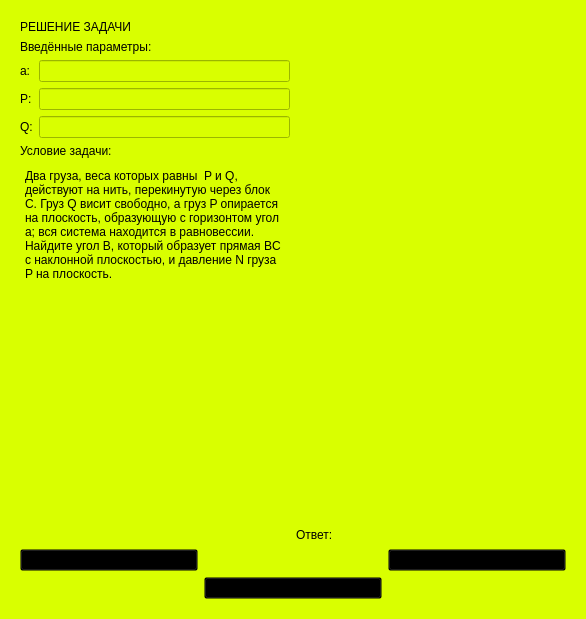
<?xml version="1.0" encoding="UTF-8"?>
<ui version="4.0">
 <class>mmCSGO</class>
 <widget class="QWidget" name="mmCSGO">
  <property name="geometry">
   <rect>
    <x>0</x>
    <y>0</y>
    <width>586</width>
    <height>619</height>
   </rect>
  </property>
  <property name="windowTitle">
   <string>Form</string>
  </property>
  <property name="styleSheet">
   <string notr="true">background: #d9ff00;
background: linear-gradient(90deg, rgba(217, 255, 0, 1) 0%, rgba(87, 199, 133, 1) 100%, rgba(247, 171, 7, 1) 100%);</string>
  </property>
  <layout class="QGridLayout" name="gridLayout">
   <item row="0" column="0">
    <widget class="QStackedWidget" name="stackedWidget">
     <property name="sizePolicy">
      <sizepolicy hsizetype="Preferred" vsizetype="Preferred">
       <horstretch>0</horstretch>
       <verstretch>0</verstretch>
      </sizepolicy>
     </property>
     <property name="styleSheet">
      <string notr="true">background: #d9ff00;
background: linear-gradient(90deg, rgba(217, 255, 0, 1) 0%, rgba(87, 199, 133, 1) 100%, rgba(247, 171, 7, 1) 100%);</string>
     </property>
     <property name="currentIndex">
      <number>2</number>
     </property>
     <widget class="QWidget" name="Main">
      <layout class="QGridLayout" name="gridLayout_3">
       <item row="0" column="0">
        <layout class="QGridLayout" name="Main_gridLayout_2">
         <item row="2" column="1">
          <widget class="QPushButton" name="Main_pushButton_Info">
           <property name="font">
            <font>
             <family>Counter-Strike</family>
             <pointsize>24</pointsize>
            </font>
           </property>
           <property name="cursor">
            <cursorShape>CrossCursor</cursorShape>
           </property>
           <property name="styleSheet">
            <string notr="true">background: transparent</string>
           </property>
           <property name="text">
            <string>ИНФО</string>
           </property>
          </widget>
         </item>
         <item row="1" column="1">
          <widget class="QPushButton" name="Main_pushButton_Start">
           <property name="sizePolicy">
            <sizepolicy hsizetype="Minimum" vsizetype="Fixed">
             <horstretch>0</horstretch>
             <verstretch>0</verstretch>
            </sizepolicy>
           </property>
           <property name="font">
            <font>
             <family>Counter-Strike</family>
             <pointsize>24</pointsize>
            </font>
           </property>
           <property name="cursor">
            <cursorShape>CrossCursor</cursorShape>
           </property>
           <property name="styleSheet">
            <string notr="true">background: transparent</string>
           </property>
           <property name="text">
            <string>НАЧАТЬ</string>
           </property>
          </widget>
         </item>
         <item row="3" column="1">
          <widget class="QPushButton" name="Main_pushButton_Exit">
           <property name="font">
            <font>
             <family>Counter-Strike</family>
             <pointsize>24</pointsize>
            </font>
           </property>
           <property name="cursor">
            <cursorShape>CrossCursor</cursorShape>
           </property>
           <property name="styleSheet">
            <string notr="true">background: transparent</string>
           </property>
           <property name="text">
            <string>ВЫХОД</string>
           </property>
          </widget>
         </item>
         <item row="0" column="1">
          <widget class="QLabel" name="Main_Label_mmCSGO">
           <property name="maximumSize">
            <size>
             <width>16777215</width>
             <height>200</height>
            </size>
           </property>
           <property name="font">
            <font>
             <family>Counter-Strike</family>
             <pointsize>64</pointsize>
            </font>
           </property>
           <property name="cursor">
            <cursorShape>ArrowCursor</cursorShape>
           </property>
           <property name="styleSheet">
            <string notr="true">background: transparent</string>
           </property>
           <property name="text">
            <string>mmCS:GO</string>
           </property>
           <property name="alignment">
            <set>Qt::AlignmentFlag::AlignCenter</set>
           </property>
          </widget>
         </item>
         <item row="1" column="0">
          <spacer name="Main_horizontalSpacer">
           <property name="orientation">
            <enum>Qt::Orientation::Horizontal</enum>
           </property>
           <property name="sizeType">
            <enum>QSizePolicy::Policy::Preferred</enum>
           </property>
           <property name="sizeHint" stdset="0">
            <size>
             <width>40</width>
             <height>20</height>
            </size>
           </property>
          </spacer>
         </item>
         <item row="1" column="2">
          <spacer name="Main_horizontalSpacer_2">
           <property name="orientation">
            <enum>Qt::Orientation::Horizontal</enum>
           </property>
           <property name="sizeType">
            <enum>QSizePolicy::Policy::Preferred</enum>
           </property>
           <property name="sizeHint" stdset="0">
            <size>
             <width>40</width>
             <height>20</height>
            </size>
           </property>
          </spacer>
         </item>
        </layout>
       </item>
      </layout>
     </widget>
     <widget class="QWidget" name="Plan">
      <layout class="QGridLayout" name="gridLayout_4">
       <item row="0" column="0">
        <layout class="QVBoxLayout" name="Plan_verticalLayout_3">
         <item>
          <layout class="QHBoxLayout" name="Plan_horizontalLayout_4">
           <item>
            <layout class="QVBoxLayout" name="Plan_verticalLayout_2">
             <item>
              <widget class="QLabel" name="Plan_Label_Plan">
               <property name="text">
                <string>ПЛАН ЗАДАЧИ</string>
               </property>
              </widget>
             </item>
             <item>
              <widget class="QLabel" name="Plan_Label_Parameters">
               <property name="text">
                <string>Введите параметры:</string>
               </property>
              </widget>
             </item>
             <item>
              <layout class="QFormLayout" name="Plan_formLayout">
               <item row="0" column="0">
                <widget class="QLabel" name="Plan_label_a">
                 <property name="text">
                  <string>a:</string>
                 </property>
                </widget>
               </item>
               <item row="0" column="1">
                <widget class="QLineEdit" name="Plan_lineEdit_a">
                 <property name="frame">
                  <bool>false</bool>
                 </property>
                </widget>
               </item>
               <item row="1" column="0">
                <widget class="QLabel" name="Plan_label_p">
                 <property name="text">
                  <string>P:</string>
                 </property>
                </widget>
               </item>
               <item row="1" column="1">
                <widget class="QLineEdit" name="Plan_lineEdit_p">
                 <property name="minimumSize">
                  <size>
                   <width>302</width>
                   <height>18</height>
                  </size>
                 </property>
                 <property name="frame">
                  <bool>false</bool>
                 </property>
                </widget>
               </item>
               <item row="2" column="0">
                <widget class="QLabel" name="Plan_label_q">
                 <property name="text">
                  <string>Q:</string>
                 </property>
                </widget>
               </item>
               <item row="2" column="1">
                <widget class="QLineEdit" name="Plan_lineEdit_q">
                 <property name="frame">
                  <bool>false</bool>
                 </property>
                </widget>
               </item>
              </layout>
             </item>
             <item>
              <widget class="QLabel" name="Plan_Label_Problem">
               <property name="text">
                <string>Значения параметра a допускаются в пределах от 0 до 90.</string>
               </property>
              </widget>
             </item>
             <item>
              <layout class="QHBoxLayout" name="Plan_horizontalLayout_5">
               <item>
                <widget class="QPushButton" name="Plan_pushButton_Standart">
                 <property name="text">
                  <string>Стандартные значения</string>
                 </property>
                </widget>
               </item>
               <item>
                <widget class="QPushButton" name="Plan_pushButton_Random">
                 <property name="text">
                  <string>Сгенерировать значения</string>
                 </property>
                </widget>
               </item>
              </layout>
             </item>
            </layout>
           </item>
           <item>
            <spacer name="Plan_horizontalSpacer_8">
             <property name="orientation">
              <enum>Qt::Orientation::Horizontal</enum>
             </property>
             <property name="sizeHint" stdset="0">
              <size>
               <width>40</width>
               <height>20</height>
              </size>
             </property>
            </spacer>
           </item>
          </layout>
         </item>
         <item>
          <spacer name="Plan_verticalSpacer">
           <property name="orientation">
            <enum>Qt::Orientation::Vertical</enum>
           </property>
           <property name="sizeHint" stdset="0">
            <size>
             <width>20</width>
             <height>40</height>
            </size>
           </property>
          </spacer>
         </item>
         <item>
          <layout class="QGridLayout" name="Plan_gridLayout_8">
           <item row="1" column="0">
            <spacer name="Plan_horizontalSpacer_5">
             <property name="orientation">
              <enum>Qt::Orientation::Horizontal</enum>
             </property>
             <property name="sizeHint" stdset="0">
              <size>
               <width>40</width>
               <height>20</height>
              </size>
             </property>
            </spacer>
           </item>
           <item row="1" column="2">
            <spacer name="Plan_horizontalSpacer_6">
             <property name="orientation">
              <enum>Qt::Orientation::Horizontal</enum>
             </property>
             <property name="sizeHint" stdset="0">
              <size>
               <width>40</width>
               <height>20</height>
              </size>
             </property>
            </spacer>
           </item>
           <item row="1" column="1">
            <widget class="QPushButton" name="Plan_pushButton_Info">
             <property name="text">
              <string>ИНФО</string>
             </property>
            </widget>
           </item>
           <item row="0" column="1">
            <spacer name="Plan_horizontalSpacer_7">
             <property name="orientation">
              <enum>Qt::Orientation::Horizontal</enum>
             </property>
             <property name="sizeHint" stdset="0">
              <size>
               <width>40</width>
               <height>20</height>
              </size>
             </property>
            </spacer>
           </item>
           <item row="0" column="0">
            <widget class="QPushButton" name="Plan_pushButton_Back">
             <property name="text">
              <string>НАЗАД</string>
             </property>
            </widget>
           </item>
           <item row="0" column="2">
            <widget class="QPushButton" name="Plan_pushButton_Next">
             <property name="text">
              <string>ДАЛЕЕ</string>
             </property>
            </widget>
           </item>
          </layout>
         </item>
        </layout>
       </item>
      </layout>
     </widget>
     <widget class="QWidget" name="Decision">
      <layout class="QGridLayout" name="gridLayout_9">
       <item row="0" column="0">
        <layout class="QGridLayout" name="Decision_gridLayout_7">
         <item row="0" column="0">
          <layout class="QVBoxLayout" name="Desicion_verticalLayout_4">
           <item>
            <layout class="QHBoxLayout" name="Desion_horizontalLayout_6" stretch="0,0">
             <property name="spacing">
              <number>6</number>
             </property>
             <property name="sizeConstraint">
              <enum>QLayout::SizeConstraint::SetMaximumSize</enum>
             </property>
             <item>
              <layout class="QVBoxLayout" name="Desion_verticalLayout_5">
               <item>
                <widget class="QLabel" name="Decision_Label_Decision">
                 <property name="text">
                  <string>РЕШЕНИЕ ЗАДАЧИ</string>
                 </property>
                </widget>
               </item>
               <item>
                <layout class="QVBoxLayout" name="Desion_verticalLayout_6">
                 <item>
                  <widget class="QLabel" name="Decision_Label_Parameters">
                   <property name="text">
                    <string>Введённые параметры:</string>
                   </property>
                  </widget>
                 </item>
                 <item>
                  <layout class="QFormLayout" name="Desicion_formLayout_2">
                   <item row="0" column="0">
                    <widget class="QLabel" name="Desicion_aLabel">
                     <property name="text">
                      <string>a:</string>
                     </property>
                    </widget>
                   </item>
                   <item row="0" column="1">
                    <widget class="QLineEdit" name="Desicion_aLineEdit"/>
                   </item>
                   <item row="1" column="0">
                    <widget class="QLabel" name="Desicion_pLabel">
                     <property name="text">
                      <string>P:</string>
                     </property>
                    </widget>
                   </item>
                   <item row="1" column="1">
                    <widget class="QLineEdit" name="Desicion_pLineEdit"/>
                   </item>
                   <item row="2" column="0">
                    <widget class="QLabel" name="Desicion_qLabel">
                     <property name="text">
                      <string>Q:</string>
                     </property>
                    </widget>
                   </item>
                   <item row="2" column="1">
                    <widget class="QLineEdit" name="Desicion_qLineEdit"/>
                   </item>
                  </layout>
                 </item>
                </layout>
               </item>
               <item>
                <widget class="QLabel" name="Decision_Label_Task">
                 <property name="text">
                  <string>Условие задачи:</string>
                 </property>
                </widget>
               </item>
               <item>
                <widget class="QTextBrowser" name="Decision_textBrowser_Task">
                 <property name="sizePolicy">
                  <sizepolicy hsizetype="Minimum" vsizetype="Expanding">
                   <horstretch>0</horstretch>
                   <verstretch>0</verstretch>
                  </sizepolicy>
                 </property>
                 <property name="maximumSize">
                  <size>
                   <width>267</width>
                   <height>16777215</height>
                  </size>
                 </property>
                 <property name="contextMenuPolicy">
                  <enum>Qt::ContextMenuPolicy::DefaultContextMenu</enum>
                 </property>
                 <property name="styleSheet">
                  <string notr="true">background: transparent</string>
                 </property>
                 <property name="html">
                  <string>&lt;!DOCTYPE HTML PUBLIC &quot;-//W3C//DTD HTML 4.0//EN&quot; &quot;http://www.w3.org/TR/REC-html40/strict.dtd&quot;&gt;
&lt;html&gt;&lt;head&gt;&lt;meta name=&quot;qrichtext&quot; content=&quot;1&quot; /&gt;&lt;meta charset=&quot;utf-8&quot; /&gt;&lt;style type=&quot;text/css&quot;&gt;
p, li { white-space: pre-wrap; }
hr { height: 1px; border-width: 0; }
li.unchecked::marker { content: &quot;\2610&quot;; }
li.checked::marker { content: &quot;\2612&quot;; }
&lt;/style&gt;&lt;/head&gt;&lt;body style=&quot; font-family:'Segoe UI'; font-size:9pt; font-weight:400; font-style:normal;&quot;&gt;
&lt;p style=&quot; margin-top:6px; margin-bottom:6px; margin-left:0px; margin-right:0px; -qt-block-indent:0; text-indent:0px;&quot;&gt;Два груза, веса которых равны  P и Q, действуют на нить, перекинутую через блок C. Груз Q висит свободно, а груз P опирается на плоскость, образующую с горизонтом угол a; вся система находится в равновессии. Найдите угол B, который образует прямая BC с наклонной плоскостью, и давление N груза P на плоскость.&lt;/p&gt;&lt;/body&gt;&lt;/html&gt;</string>
                 </property>
                </widget>
               </item>
              </layout>
             </item>
             <item>
              <layout class="QVBoxLayout" name="Desion_verticalLayout_12">
               <item>
                <spacer name="Desion_verticalSpacer">
                 <property name="orientation">
                  <enum>Qt::Orientation::Vertical</enum>
                 </property>
                 <property name="sizeHint" stdset="0">
                  <size>
                   <width>20</width>
                   <height>40</height>
                  </size>
                 </property>
                </spacer>
               </item>
               <item>
                <layout class="QFormLayout" name="Desion_formLayout_3">
                 <item row="0" column="0">
                  <widget class="QLabel" name="Desion_Label">
                   <property name="text">
                    <string>Ответ:</string>
                   </property>
                  </widget>
                 </item>
                 <item row="0" column="1">
                  <widget class="QLineEdit" name="Desion_LineEdit">
                   <property name="frame">
                    <bool>false</bool>
                   </property>
                  </widget>
                 </item>
                </layout>
               </item>
              </layout>
             </item>
            </layout>
           </item>
           <item>
            <layout class="QGridLayout" name="Desion_gridLayout_10">
             <item row="0" column="0">
              <widget class="QPushButton" name="Decision_pushButton_Back">
               <property name="styleSheet">
                <string notr="true">background: transparent</string>
               </property>
               <property name="text">
                <string>НАЗАД</string>
               </property>
              </widget>
             </item>
             <item row="0" column="2">
              <widget class="QPushButton" name="Decision_pushButton_Exit">
               <property name="styleSheet">
                <string notr="true">background: transparent</string>
               </property>
               <property name="text">
                <string>ВЫХОД</string>
               </property>
              </widget>
             </item>
             <item row="0" column="1">
              <spacer name="Desion_horizontalSpacer_10">
               <property name="orientation">
                <enum>Qt::Orientation::Horizontal</enum>
               </property>
               <property name="sizeHint" stdset="0">
                <size>
                 <width>40</width>
                 <height>20</height>
                </size>
               </property>
              </spacer>
             </item>
             <item row="1" column="1">
              <widget class="QPushButton" name="Decision_pushButton_Info">
               <property name="styleSheet">
                <string notr="true">background: transparent</string>
               </property>
               <property name="text">
                <string>ИНФО</string>
               </property>
              </widget>
             </item>
             <item row="1" column="0">
              <spacer name="Desion_horizontalSpacer_11">
               <property name="orientation">
                <enum>Qt::Orientation::Horizontal</enum>
               </property>
               <property name="sizeHint" stdset="0">
                <size>
                 <width>40</width>
                 <height>20</height>
                </size>
               </property>
              </spacer>
             </item>
             <item row="1" column="2">
              <spacer name="Desion_horizontalSpacer_12">
               <property name="orientation">
                <enum>Qt::Orientation::Horizontal</enum>
               </property>
               <property name="sizeHint" stdset="0">
                <size>
                 <width>40</width>
                 <height>20</height>
                </size>
               </property>
              </spacer>
             </item>
            </layout>
           </item>
          </layout>
         </item>
        </layout>
       </item>
      </layout>
     </widget>
     <widget class="QWidget" name="Info">
      <layout class="QGridLayout" name="gridLayout_12">
       <item row="0" column="0">
        <layout class="QGridLayout" name="Info_gridLayout_11">
         <item row="0" column="0">
          <layout class="QVBoxLayout" name="Info_verticalLayout_7">
           <item>
            <layout class="QHBoxLayout" name="Info_horizontalLayout_9">
             <item>
              <spacer name="Info_horizontalSpacer_14">
               <property name="orientation">
                <enum>Qt::Orientation::Horizontal</enum>
               </property>
               <property name="sizeHint" stdset="0">
                <size>
                 <width>40</width>
                 <height>20</height>
                </size>
               </property>
              </spacer>
             </item>
             <item>
              <widget class="QLabel" name="Info_Label_Info">
               <property name="text">
                <string>СПРАВОЧНИК mmCS:GO</string>
               </property>
              </widget>
             </item>
             <item>
              <spacer name="Info_horizontalSpacer_13">
               <property name="orientation">
                <enum>Qt::Orientation::Horizontal</enum>
               </property>
               <property name="sizeHint" stdset="0">
                <size>
                 <width>40</width>
                 <height>20</height>
                </size>
               </property>
              </spacer>
             </item>
            </layout>
           </item>
           <item>
            <layout class="QHBoxLayout" name="Info_horizontalLayout_7">
             <item>
              <layout class="QVBoxLayout" name="Info_verticalLayout_8">
               <item>
                <layout class="QVBoxLayout" name="Info_verticalLayout_10">
                 <item>
                  <widget class="QLabel" name="Info_Label_Authors">
                   <property name="text">
                    <string>&lt;html&gt;&lt;head/&gt;&lt;body&gt;&lt;p align=&quot;center&quot;&gt;&lt;b&gt;АВТОРЫ:&lt;/b&gt;&lt;/p&gt;&lt;/body&gt;&lt;/html&gt;</string>
                   </property>
                  </widget>
                 </item>
                 <item>
                  <widget class="QTextBrowser" name="Info_textBrowser_Authors">
                   <property name="sizePolicy">
                    <sizepolicy hsizetype="Minimum" vsizetype="Expanding">
                     <horstretch>0</horstretch>
                     <verstretch>0</verstretch>
                    </sizepolicy>
                   </property>
                   <property name="maximumSize">
                    <size>
                     <width>265</width>
                     <height>16777215</height>
                    </size>
                   </property>
                   <property name="styleSheet">
                    <string notr="true">background: transparent</string>
                   </property>
                   <property name="html">
                    <string>&lt;!DOCTYPE HTML PUBLIC &quot;-//W3C//DTD HTML 4.0//EN&quot; &quot;http://www.w3.org/TR/REC-html40/strict.dtd&quot;&gt;
&lt;html&gt;&lt;head&gt;&lt;meta name=&quot;qrichtext&quot; content=&quot;1&quot; /&gt;&lt;meta charset=&quot;utf-8&quot; /&gt;&lt;style type=&quot;text/css&quot;&gt;
p, li { white-space: pre-wrap; }
hr { height: 1px; border-width: 0; }
li.unchecked::marker { content: &quot;\2610&quot;; }
li.checked::marker { content: &quot;\2612&quot;; }
&lt;/style&gt;&lt;/head&gt;&lt;body style=&quot; font-family:'Segoe UI'; font-size:9pt; font-weight:400; font-style:normal;&quot;&gt;
&lt;p align=&quot;center&quot; style=&quot; margin-top:0px; margin-bottom:0px; margin-left:0px; margin-right:0px; -qt-block-indent:0; text-indent:0px;&quot;&gt;&lt;span style=&quot; font-family:'Times New Roman','serif'; font-size:20pt;&quot;&gt;Кузнецов А.А&lt;/span&gt;&lt;span style=&quot; font-size:20pt;&quot;&gt; &lt;/span&gt;&lt;/p&gt;
&lt;p align=&quot;center&quot; style=&quot; margin-top:0px; margin-bottom:0px; margin-left:0px; margin-right:0px; -qt-block-indent:0; text-indent:0px;&quot;&gt;&lt;span style=&quot; font-family:'Times New Roman','serif'; font-size:20pt;&quot;&gt;Свинтаржицкий Я.В &lt;/span&gt;&lt;/p&gt;
&lt;p align=&quot;center&quot; style=&quot; margin-top:0px; margin-bottom:0px; margin-left:0px; margin-right:0px; -qt-block-indent:0; text-indent:0px;&quot;&gt;&lt;span style=&quot; font-family:'Times New Roman','serif'; font-size:20pt;&quot;&gt;Хамзатов Р.А.&lt;/span&gt;&lt;/p&gt;
&lt;p align=&quot;center&quot; style=&quot; margin-top:12px; margin-bottom:12px; margin-left:0px; margin-right:0px; -qt-block-indent:0; text-indent:0px;&quot;&gt;&lt;span style=&quot; font-family:'Times New Roman','serif'; font-size:20pt;&quot;&gt; &lt;/span&gt;&lt;span style=&quot; font-size:20pt;&quot;&gt; &lt;/span&gt;&lt;/p&gt;&lt;/body&gt;&lt;/html&gt;</string>
                   </property>
                  </widget>
                 </item>
                </layout>
               </item>
               <item>
                <layout class="QVBoxLayout" name="Info_verticalLayout_9">
                 <item>
                  <widget class="QLabel" name="Info_Label_Programm">
                   <property name="text">
                    <string>&lt;html&gt;&lt;head/&gt;&lt;body&gt;&lt;p align=&quot;center&quot;&gt;&lt;b&gt;О ПРОГРАММЕ:&lt;/b&gt;&lt;/p&gt;&lt;/body&gt;&lt;/html&gt;</string>
                   </property>
                  </widget>
                 </item>
                 <item>
                  <widget class="QTextBrowser" name="Info_textBrowser_Programm">
                   <property name="sizePolicy">
                    <sizepolicy hsizetype="Minimum" vsizetype="Expanding">
                     <horstretch>0</horstretch>
                     <verstretch>0</verstretch>
                    </sizepolicy>
                   </property>
                   <property name="styleSheet">
                    <string notr="true">background: transparent</string>
                   </property>
                   <property name="html">
                    <string>&lt;!DOCTYPE HTML PUBLIC &quot;-//W3C//DTD HTML 4.0//EN&quot; &quot;http://www.w3.org/TR/REC-html40/strict.dtd&quot;&gt;
&lt;html&gt;&lt;head&gt;&lt;meta name=&quot;qrichtext&quot; content=&quot;1&quot; /&gt;&lt;meta charset=&quot;utf-8&quot; /&gt;&lt;style type=&quot;text/css&quot;&gt;
p, li { white-space: pre-wrap; }
hr { height: 1px; border-width: 0; }
li.unchecked::marker { content: &quot;\2610&quot;; }
li.checked::marker { content: &quot;\2612&quot;; }
&lt;/style&gt;&lt;/head&gt;&lt;body style=&quot; font-family:'Segoe UI'; font-size:9pt; font-weight:400; font-style:normal;&quot;&gt;
&lt;p align=&quot;justify&quot; style=&quot; margin-top:0px; margin-bottom:0px; margin-left:0px; margin-right:0px; -qt-block-indent:0; text-indent:0px;&quot;&gt;&lt;span style=&quot; font-family:'MS Shell Dlg 2'; font-size:12pt;&quot;&gt;Программа &amp;quot;mmCS:GO&amp;quot; предназначена для решения задачи по механике, предоставленной группе #7. Программа позволяет пользователю ввести в задачу свои параметры или сгенерировать случайные.&lt;/span&gt;&lt;/p&gt;&lt;/body&gt;&lt;/html&gt;</string>
                   </property>
                  </widget>
                 </item>
                </layout>
               </item>
              </layout>
             </item>
             <item>
              <layout class="QVBoxLayout" name="Info_verticalLayout_11">
               <item>
                <widget class="QStackedWidget" name="Info_stackedWidget_2">
                 <property name="currentIndex">
                  <number>0</number>
                 </property>
                 <widget class="QWidget" name="page_5"/>
                 <widget class="QWidget" name="page_6"/>
                </widget>
               </item>
               <item>
                <layout class="QHBoxLayout" name="Info_horizontalLayout_10">
                 <item>
                  <spacer name="Info_horizontalSpacer_16">
                   <property name="orientation">
                    <enum>Qt::Orientation::Horizontal</enum>
                   </property>
                   <property name="sizeHint" stdset="0">
                    <size>
                     <width>40</width>
                     <height>20</height>
                    </size>
                   </property>
                  </spacer>
                 </item>
                 <item>
                  <widget class="QPushButton" name="Info_pushButton_8">
                   <property name="text">
                    <string>PushButton</string>
                   </property>
                  </widget>
                 </item>
                 <item>
                  <spacer name="Info_horizontalSpacer_17">
                   <property name="orientation">
                    <enum>Qt::Orientation::Horizontal</enum>
                   </property>
                   <property name="sizeHint" stdset="0">
                    <size>
                     <width>40</width>
                     <height>20</height>
                    </size>
                   </property>
                  </spacer>
                 </item>
                </layout>
               </item>
              </layout>
             </item>
            </layout>
           </item>
           <item>
            <layout class="QHBoxLayout" name="Info_horizontalLayout_8">
             <item>
              <widget class="QPushButton" name="Info_pushButton_Back">
               <property name="text">
                <string>НАЗАД</string>
               </property>
              </widget>
             </item>
             <item>
              <spacer name="Info_horizontalSpacer_15">
               <property name="orientation">
                <enum>Qt::Orientation::Horizontal</enum>
               </property>
               <property name="sizeHint" stdset="0">
                <size>
                 <width>40</width>
                 <height>20</height>
                </size>
               </property>
              </spacer>
             </item>
            </layout>
           </item>
          </layout>
         </item>
        </layout>
       </item>
      </layout>
     </widget>
    </widget>
   </item>
  </layout>
 </widget>
 <resources/>
 <connections/>
</ui>
